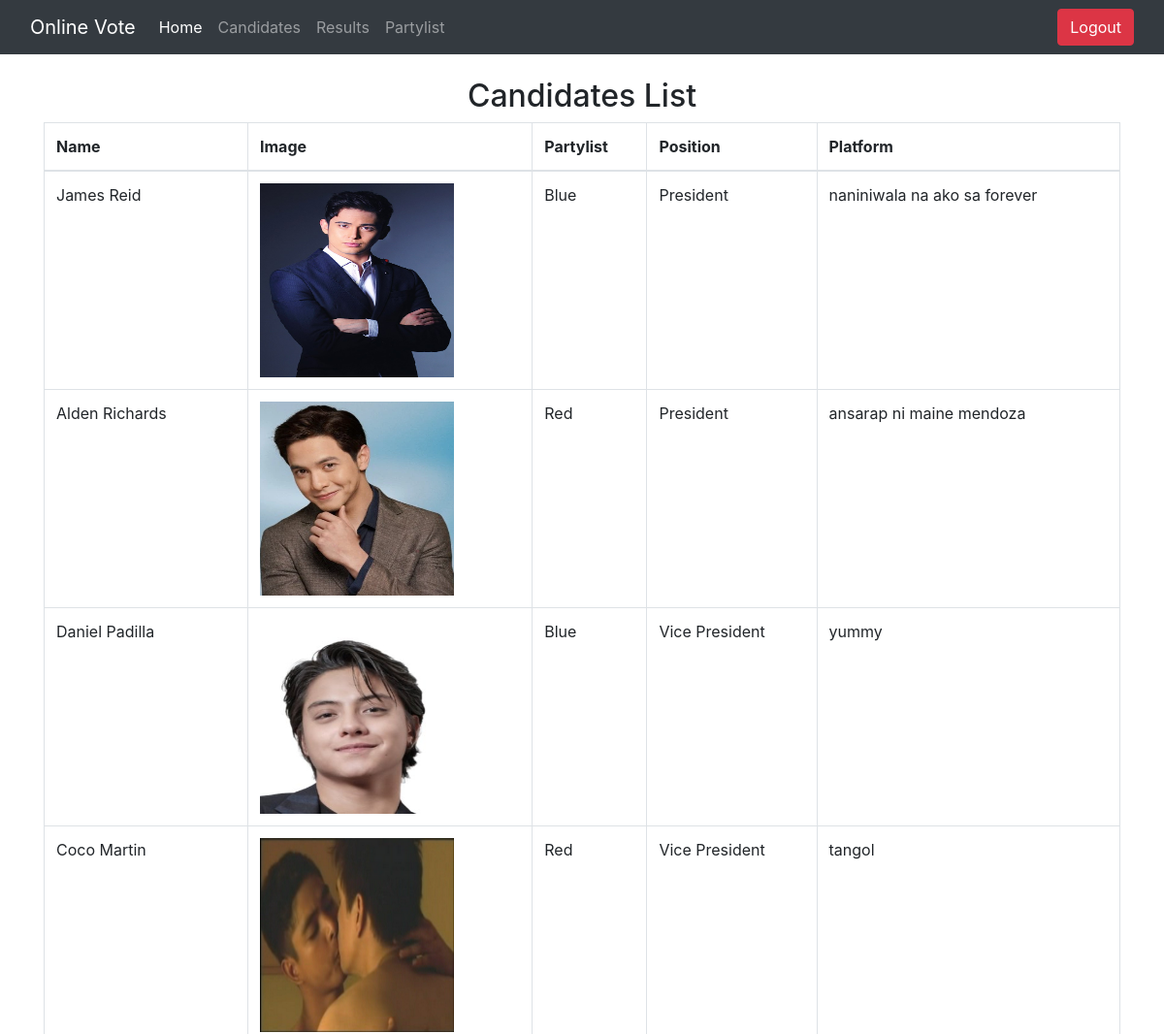
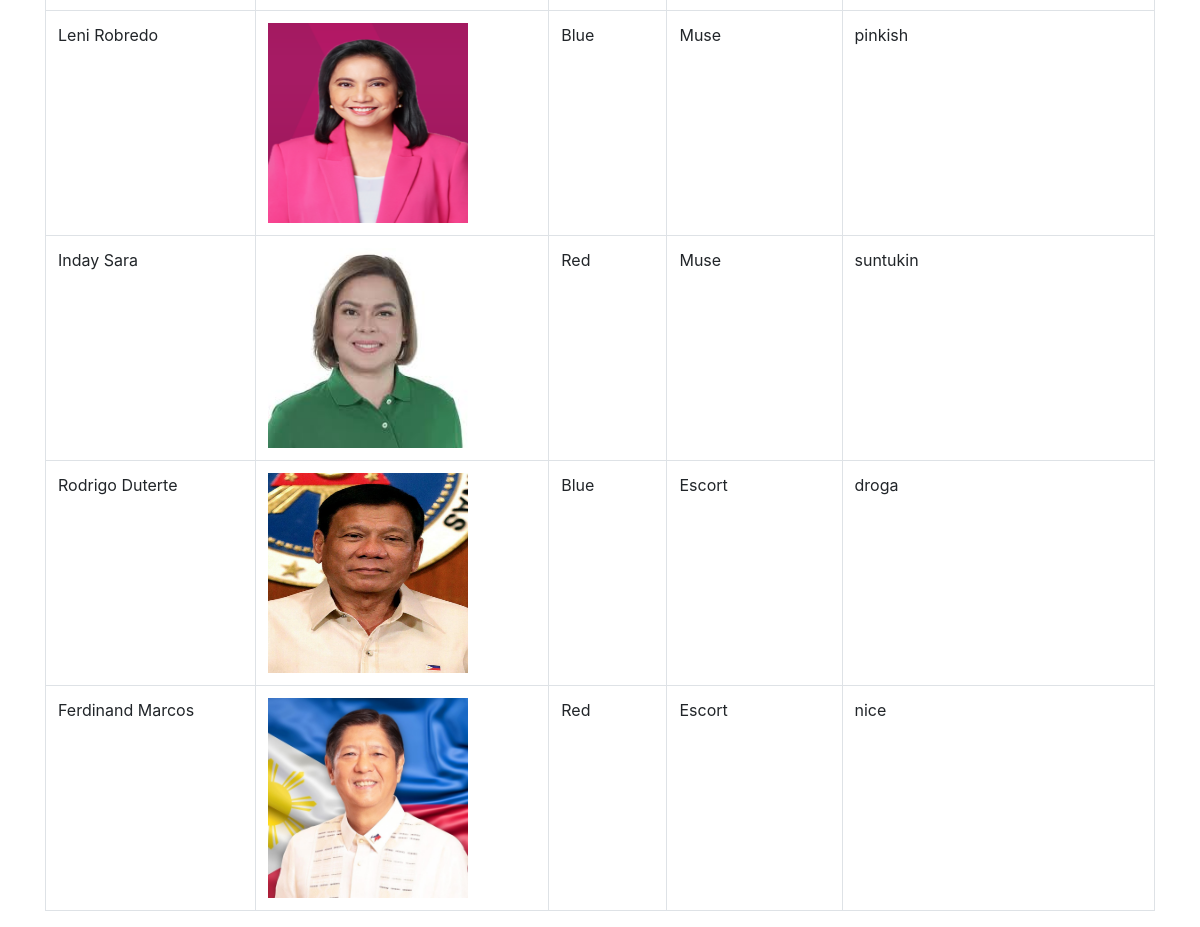
Page /admin/candidates.php on the committed database (2 pictures, top to bottom).
### tables this page shows
CREATE TABLE `candidates` (
  `id` int NOT NULL,
  `Name` varchar(255) NOT NULL,
  `Username` varchar(255) NOT NULL,
  `password` varchar(255) NOT NULL,
  `Partylist` varchar(255) NOT NULL,
  `Position` varchar(255) NOT NULL,
  `birthday` date NOT NULL,
  `PoliticalPlatform` varchar(255) NOT NULL,
  `Image` varchar(255) NOT NULL,
  `votes` int DEFAULT '0'
);

### admin/candidates.php (the view, shortened to what this page needs)
<?php include('../includes/navbar.php'); ?>
<?php
$conn = new mysqli('localhost', 'root', '', 'online_voting');
$sql = "SELECT * FROM candidates";
$result = $conn->query($sql);
?>
<!DOCTYPE html>
<html lang="en">
<head>
    <link rel="stylesheet" href="https://maxcdn.bootstrapcdn.com/bootstrap/4.5.2/css/bootstrap.min.css">
</head>
<body>
    <div class="container mt-4">
        <h2 class="text-center">Candidates List</h2>
        <table class="table table-bordered">
            <thead>
                <tr>
                    <th>Name</th>
                    <th>Image</th>
                    <th>Partylist</th>
                    <th>Position</th>
                    <th>Platform</th>
                </tr>
            </thead>
            <tbody>
                <?php if ($result->num_rows > 0): ?>
                    <?php while ($row = $result->fetch_assoc()): ?>
                        <tr>
                            <td><?php echo htmlspecialchars($row['Name']); ?></td>
                            <td>
    <?php if (!empty($row['Image']) && file_exists("../uploads/" . $row['Image'])): ?>
        <img src="../uploads/<?php echo htmlspecialchars($row['Image']); ?>" alt="Photo" style="width: 200px; height: 200px;">
    <?php else: ?>
        <span class="text-danger">Image not found</span>
    <?php endif; ?>
</td>
                            <td><?php echo htmlspecialchars($row['Partylist']); ?></td>
                            <td><?php echo htmlspecialchars($row['Position']); ?></td>
                            <td><?php echo htmlspecialchars($row['PoliticalPlatform']); ?></td>
                        </tr>
                    <?php endwhile; ?>
                <?php else: ?>
                    <tr>
                        <td colspan="6" class="text-center">No candidates found.</td>
                    </tr>
                <?php endif; ?>
            </tbody>
        </table>
    </div>
</body>
</html>

### includes/navbar.php (shortened to what this page needs)
<!DOCTYPE html>
<html lang="en">
<head>
    <link href="https://cdn.jsdelivr.net/npm/bootstrap@5.3.0-alpha1/dist/css/bootstrap.min.css" rel="stylesheet">
</head>
<body>
    <nav class="navbar navbar-expand-lg navbar-dark bg-dark">
        <div class="container-fluid">
            <a class="navbar-brand" href="#">Online Vote</a>
            <div class="collapse navbar-collapse" id="navbarNav">
                <ul class="navbar-nav me-auto mb-2 mb-lg-0">
                    <li class="nav-item">
                        <a class="nav-link active" aria-current="page" href="adminhome.php">Home</a>
                    </li>
                    <li class="nav-item">
                        <a class="nav-link" href="candidates.php">Candidates</a>
                    </li>
                    <li class="nav-item">
                        <a class="nav-link" href="voteresult.php">Results</a>
                    </li>
                    <li class="nav-item">
                        <a class="nav-link" href="partylist.php">Partylist</a>
                    </li>
                </ul>
                <ul class="navbar-nav">
                    <li class="nav-item">
                    <a class="btn btn-danger ms-auto" href="/logout.php">Logout</a>
                    </li>
                </ul>
            </div>
        </div>
    </nav>
</body>
</html>

### rows in the picture
candidates: Name "James Reid", Image (picture), Partylist "Blue", Position "President", PoliticalPlatform "naniniwala na ako sa forever"
candidates: Name "Alden Richards", Image (picture), Partylist "Red", Position "President", PoliticalPlatform "ansarap ni maine mendoza"
candidates: Name "Daniel Padilla", Image (picture), Partylist "Blue", Position "Vice President", PoliticalPlatform "yummy"
candidates: Name "Coco Martin", Image (picture), Partylist "Red", Position "Vice President", PoliticalPlatform "tangol"
candidates: Name "Leni Robredo", Image (picture), Partylist "Blue", Position "Muse", PoliticalPlatform "pinkish"
candidates: Name "Inday Sara", Image (picture), Partylist "Red", Position "Muse", PoliticalPlatform "suntukin"
candidates: Name "Rodrigo Duterte", Image (picture), Partylist "Blue", Position "Escort", PoliticalPlatform "droga"
candidates: Name "Ferdinand Marcos", Image (picture), Partylist "Red", Position "Escort", PoliticalPlatform "nice"
